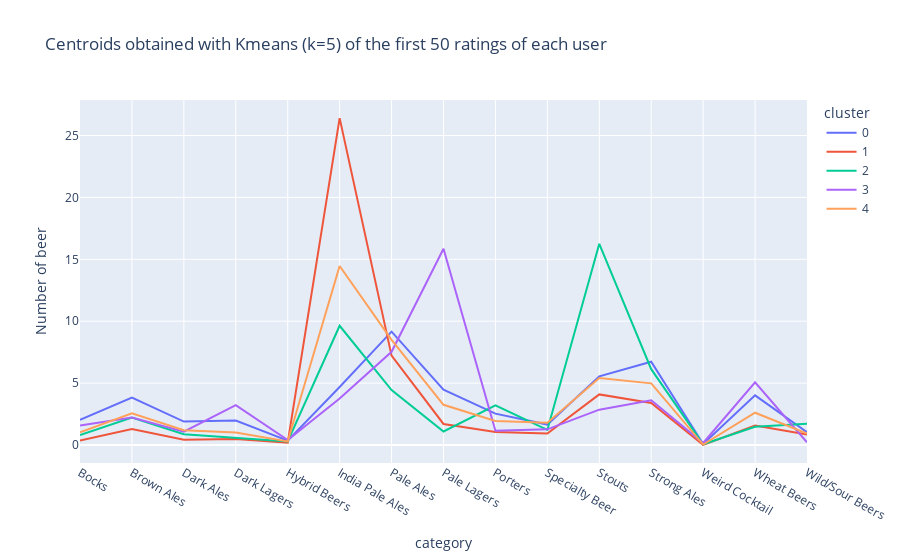

The notebook cell this image was saved under:
### Code cell
fig = px.line(df_cluster_beer_5, x="category", y="Number of beer", color="cluster", title="Centroids obtained with Kmeans (k=5) of the first 50 ratings of each user")
#fig = px.line(df_cluster_beer, x="style", y=1)
fig.show()
fig.write_html("centroid_first_5_justification.html")

### Figure 1 — Plotly figure (JSON) as saved in the notebook; plotly's stock layout.template omitted (floating-point values rounded to 4 significant figures)
{"data": [{"hovertemplate": "cluster=0<br>category=%{x}<br>Number of beer=%{y}<extra></extra>", "legendgroup": "0", "line": {"color": "#636efa", "dash": "solid"}, "marker": {"symbol": "circle"}, "mode": "lines", "name": "0", "orientation": "v", "showlegend": true, "type": "scatter", "x": ["Bocks", "Brown Ales", "Dark Ales", "Dark Lagers", "Hybrid Beers", "India Pale Ales", "Pale Ales", "Pale Lagers", "Porters", "Specialty Beer", "Stouts", "Strong Ales", "Weird Cocktail", "Wheat Beers", "Wild/Sour Beers"], "xaxis": "x", "y": [2.028, 3.83, 1.89, 1.979, 0.3569, 4.686, 9.159, 4.466, 2.537, 1.654, 5.551, 6.728, 0.08834, 4.014, 1.032], "yaxis": "y"}, {"hovertemplate": "cluster=1<br>category=%{x}<br>Number of beer=%{y}<extra></extra>", "legendgroup": "1", "line": {"color": "#EF553B", "dash": "solid"}, "marker": {"symbol": "circle"}, "mode": "lines", "name": "1", "orientation": "v", "showlegend": true, "type": "scatter", "x": ["Bocks", "Brown Ales", "Dark Ales", "Dark Lagers", "Hybrid Beers", "India Pale Ales", "Pale Ales", "Pale Lagers", "Porters", "Specialty Beer", "Stouts", "Strong Ales", "Weird Cocktail", "Wheat Beers", "Wild/Sour Beers"], "xaxis": "x", "y": [0.3723, 1.292, 0.4307, 0.4891, 0.1971, 26.4, 7.219, 1.701, 1.058, 0.927, 4.088, 3.394, 0.0146, 1.577, 0.8394], "yaxis": "y"}, {"hovertemplate": "cluster=2<br>category=%{x}<br>Number of beer=%{y}<extra></extra>", "legendgroup": "2", "line": {"color": "#00cc96", "dash": "solid"}, "marker": {"symbol": "circle"}, "mode": "lines", "name": "2", "orientation": "v", "showlegend": true, "type": "scatter", "x": ["Bocks", "Brown Ales", "Dark Ales", "Dark Lagers", "Hybrid Beers", "India Pale Ales", "Pale Ales", "Pale Lagers", "Porters", "Specialty Beer", "Stouts", "Strong Ales", "Weird Cocktail", "Wheat Beers", "Wild/Sour Beers"], "xaxis": "x", "y": [0.8038, 2.228, 0.8734, 0.5886, 0.2848, 9.633, 4.443, 1.095, 3.209, 1.222, 16.25, 6.127, 0.06329, 1.468, 1.709], "yaxis": "y"}, {"hovertemplate": "cluster=3<br>category=%{x}<br>Number of beer=%{y}<extra></extra>", "legendgroup": "3", "line": {"color": "#ab63fa", "dash": "solid"}, "marker": {"symbol": "circle"}, "mode": "lines", "name": "3", "orientation": "v", "showlegend": true, "type": "scatter", "x": ["Bocks", "Brown Ales", "Dark Ales", "Dark Lagers", "Hybrid Beers", "India Pale Ales", "Pale Ales", "Pale Lagers", "Porters", "Specialty Beer", "Stouts", "Strong Ales", "Weird Cocktail", "Wheat Beers", "Wild/Sour Beers"], "xaxis": "x", "y": [1.582, 2.214, 1.082, 3.214, 0.4082, 3.765, 7.531, 15.86, 1.153, 1.265, 2.857, 3.612, 0.1633, 5.071, 0.2245], "yaxis": "y"}, {"hovertemplate": "cluster=4<br>category=%{x}<br>Number of beer=%{y}<extra></extra>", "legendgroup": "4", "line": {"color": "#FFA15A", "dash": "solid"}, "marker": {"symbol": "circle"}, "mode": "lines", "name": "4", "orientation": "v", "showlegend": true, "type": "scatter", "x": ["Bocks", "Brown Ales", "Dark Ales", "Dark Lagers", "Hybrid Beers", "India Pale Ales", "Pale Ales", "Pale Lagers", "Porters", "Specialty Beer", "Stouts", "Strong Ales", "Weird Cocktail", "Wheat Beers", "Wild/Sour Beers"], "xaxis": "x", "y": [1.031, 2.558, 1.19, 1.003, 0.2891, 14.46, 8.5, 3.252, 1.946, 1.803, 5.412, 4.983, 0.04082, 2.609, 0.9252], "yaxis": "y"}], "layout": {"legend": {"title": {"text": "cluster"}, "tracegroupgap": 0}, "title": {"text": "Centroids obtained with Kmeans (k=5) of the first 50 ratings of each user"}, "xaxis": {"anchor": "y", "domain": [0, 1], "title": {"text": "category"}}, "yaxis": {"anchor": "x", "domain": [0, 1], "title": {"text": "Number of beer"}}}}
